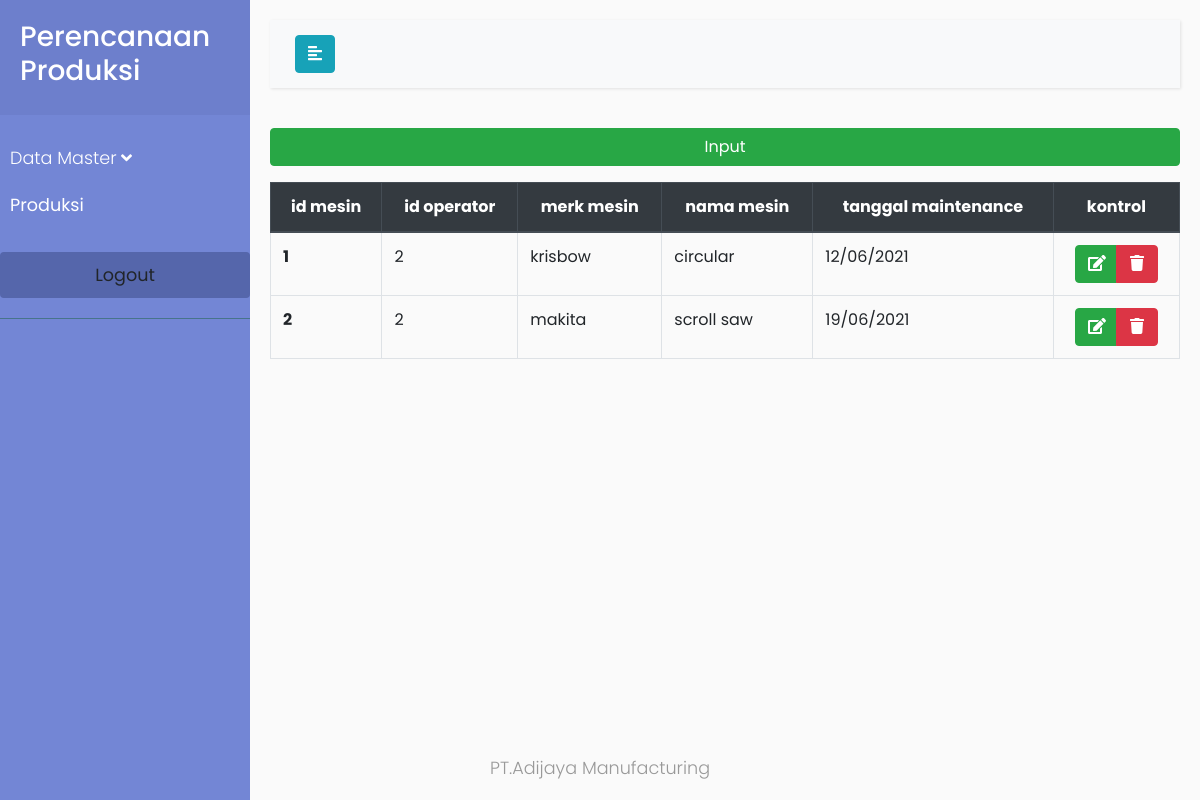
/mesinjadi/index.php (signed in), run on the app's committed database.
### tables this page shows
CREATE TABLE `mesin_produk_jadi` (
  `id_mesin_produk_jadi` int(50) NOT NULL,
  `id_operator` int(50) NOT NULL,
  `merk_mesin` varchar(255) NOT NULL,
  `tanggal_maintenance` varchar(255) NOT NULL,
  `nama_mesin` varchar(255) NOT NULL
);

### mesinjadi/read.php (called while the page is built, shortened)
<?php
require_once("../config.php");
$sql = "SELECT * FROM mesin_produk_jadi";
	$read = $db->prepare($sql);
$read->execute();
$data_operator = $read->fetchAll();
?>

### mesinjadi/index.php (the view, shortened to what this page needs)
<?php include "read.php" ?>
<!DOCTYPE html>
<html>
<head>
    <?php include "../head.php" ?>
</head>
<body>
    <div class="wrapper">
        <?php include "../sidebar.php"?>
        <div id="content">
            <?php include "../topbar.php" ?>
            <div>
                <button type="button" class="btn btn-success w-100 mb-3" data-toggle="modal" data-target="#modal_insert_operator">
                  Input
              </button>
<table class="table table-bordered">
  <thead class="thead-dark text-center">
    <tr>
        <th scope="col">id mesin</th>
        <th scope="col">id operator</th>
        <th scope="col">merk mesin</th>
        <th scope="col">nama mesin</th>
        <th scope="col">tanggal maintenance</th>
        <th scope="col">kontrol</th>
    </tr>
</thead>
<tbody>
    <?php
    if ($data_operator){
        foreach($data_operator as $data) {
            $id_mesin = $data["id_mesin_produk_jadi"];
            $id_operator = $data["id_operator"];
            $merk_mesin = $data["merk_mesin"];
            $nama_mesin= $data["nama_mesin"];
            $tanggal_maintenance= $data["tanggal_maintenance"];
            echo '<tr>
            <th scope="row">'.$id_mesin.'</th>
            <td>'.$id_operator.'</td>
            <td>'.$merk_mesin.'</td>
            <td>'.$nama_mesin.'</td>
            <td>'.$tanggal_maintenance.'</td>
            <td class="text-center">
            <form class="d-inline" id="delete" name="delete" method="POST" action="delete.php">
            <div class="btn-group" role="group" aria-label="Basic example">
            <button type="button" class="btn btn-success w-50" data-toggle="modal" data-target="#modal_change_'.$id_mesin.'">
            <i class="fa fa-edit"></i>
            </button>
            <input type="hidden" class="form-control" id="id_mesin" name="id_mesin" value="'.$id_mesin.'">
            <button type="submit" name="delete" class="btn btn-danger w-50">
            <i class="fa fa-trash"></i>
            </button>
            </div>
            </form>
            </td>
            </tr>
            <div class="modal fade" id="modal_change_'.$id_mesin.'" tabindex="-1" role="dialog" aria-labelledby="modal_change_label_'.$id_mesin.'" aria-hidden="true">
            <input type="hidden" class="form-control" id="id_mesin" name="id_mesin" aria-describedby="id_mesin" placeholder="ID Operator" value="'.$id_mesin.'">
            <input type="text" class="form-control" id="merk_mesin" name="merk_mesin" aria-describedby="merk_mesin" placeholder="merk mesin" value="'.$merk_mesin.'">
            <input type="text" class="form-control" id="tanggal_maintenance" name="tanggal_maintenance" placeholder="Jenis Pekerjaan" value="'.$tanggal_maintenance.'">
            <input type="text" class="form-control" id="nama_mesin" name="nama_mesin" placeholder="nama mesin" value="'.$nama_mesin.'">
            </div>';
        }
    }
    ?>
</tbody>
</table>
</div>
</div>
<?php include "../footer.php" ?>
</div>
</body>
</html>

### style.css (style rules this page uses)
body { font-family: 'Poppins', sans-serif; background: #fafafa; }
.wrapper { display: flex; width: 100%; align-items: stretch; }
#content { width: 100%; padding: 20px; min-height: 100vh; transition: all 0.3s; }

### data on the page
mesin_produk_jadi: id_mesin_produk_jadi "1", id_operator "2", merk_mesin "krisbow", nama_mesin "circular", tanggal_maintenance "12/06/2021"
mesin_produk_jadi: id_mesin_produk_jadi "2", id_operator "2", merk_mesin "makita", nama_mesin "scroll saw", tanggal_maintenance "19/06/2021"

### other printed values
$APP_NAME "Perencanaan Produksi"
